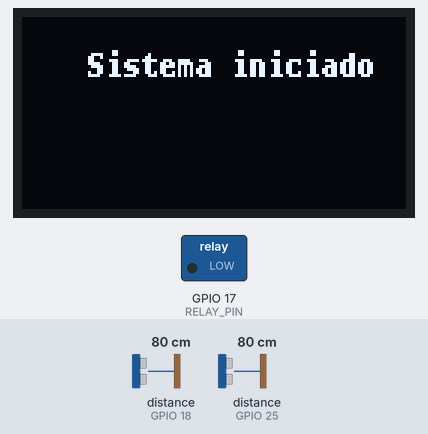
Recording of a program running on a simulated ESP32. Parts: 128×64 one-colour display, switched loads named in the program (green lamp = pin HIGH). Wiring (inferred from the names in the program): 2 × ultrasonic range finder: trigger GPIO 19, echo GPIO 18 / trigger GPIO 26, echo GPIO 25. The test bench sets the inputs (shaded band); at power-on: distance to the obstacle (sensors on GPIO 18, GPIO 25) 80 cm. The echo pulse lasts 58.3 µs per cm; WiFi joins after 1.5 s; servers stay silent unless stated; EEPROM starts erased; no MQTT or app messages arrive unless stated; pins used as bus, display or sensor lines are not drawn; what the program prints to the serial monitor is not drawn.

Above: at 2.1 s.
At 5.2 s:
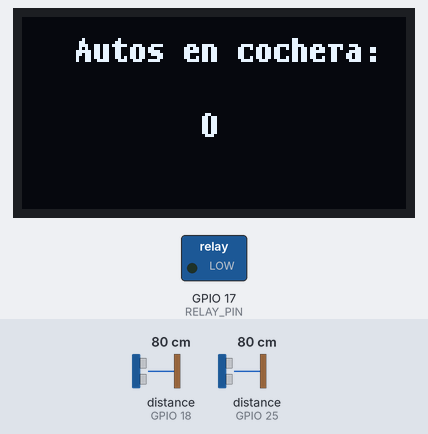
5.3 s: distance to the obstacle (sensor on GPIO 18) set to 23 cm
6.8 s: distance to the obstacle (sensor on GPIO 18) set to 19 cm
At 8.3 s:
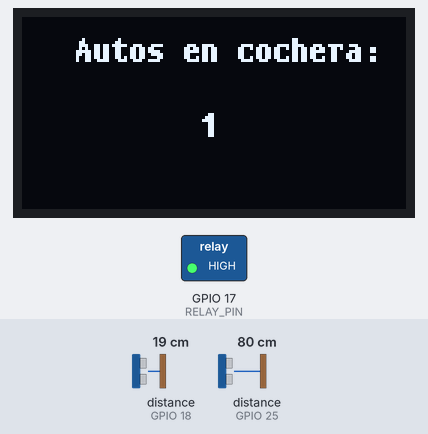
8.6 s: distance to the obstacle (sensor on GPIO 25) set to 2 cm
At 9.5 s:
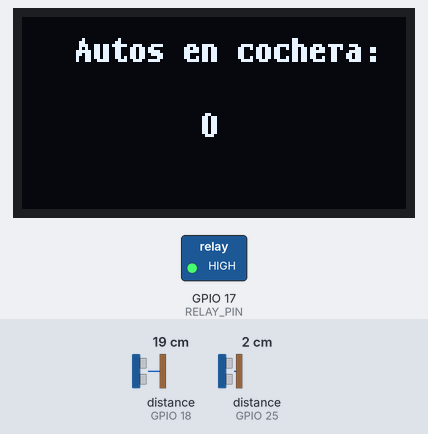
Timing chart, 0 to 11.6 s (numbered marks = the images above; inputs shaded):
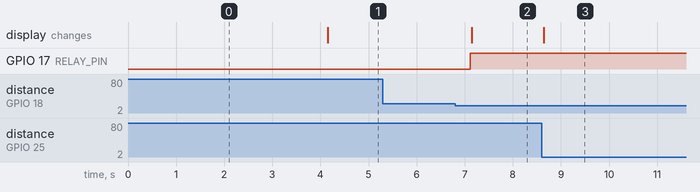

Measured:
- the behaviour switches between 22 and 21 cm on distance to the obstacle (sensor on GPIO 18) (found by bisection; images 1 and 2)
- after the input at 5.3 s, every drawn part: stays the same
- after the input at 6.8 s, GPIO 17 (RELAY_PIN): LOW → HIGH after 0.32 s; the display: changes after 0.35 s (image 2)
- after the input at 8.6 s, the display: changes at once (image 3)

The program:

main.cpp
```cpp
#include <Arduino.h>
#include "sensor_handler.h"
#include "config.h"
#include "wifi_manager.h"
#include "display_manager.h"
#include "FSM_sensor_manager.h"
#include "relay_manager.h"
#include "mqtt.h"
#include "publish.h"

Config config;
void setup() {
    Serial.begin(SERIAL_BAUDRATE);

    load_config();

    //--Initialize ultrasonic sensors
    initSensors();

    //--Initialize OLED Display
    initDisplay();

    //--initialize relay
    initrelay();

    //--Initialize WiFi
    initWiFi();

    //--Initialize mqtt protocol
    setupMQTT();

}

unsigned long lastStateChange = 0;

void loop() {

    //--Ensure WiFi stays connected
    handleWiFiConnection();

    //--Ensure MQTT stays connected
    handleMQTTConnection();

    //--Run the FSM
    FSM_sensor_run();
}
```

FSM_sensor_manager.h
```cpp
#ifndef _FSM_sensor_manager_h_
#define _FSM_sensor_manager_h_

//--Includes
#include "sensor_handler.h"
#include "display_manager.h"
#include "config.h"
#include "publish.h"
#include <Arduino.h>

//--Define system states
enum SystemState { IDLE, CHECK_ENTRY, CHECK_EXIT, UPDATE_DISPLAY, RELAY_CONTROL };

//--Declare the current state variable
extern SystemState currentState;

//--Function to initialize FSM
void initFSM_sensor();

//--Function to run FSM
void FSM_sensor_run();

//--Declaration of auxiliary functions
void processEntry();
void processExit();

#endif
```

display_manager.h
```cpp
#ifndef _display_manager_h_
#define _display_manager_h_

//--Includes
#include <U8g2lib.h>
#include <Wire.h>
#include "config.h"

void initDisplay();
void updateDisplay(int vehicleCount);

#endif
```

functions.h
```cpp
#ifndef _functions_h_
#define _functions_h_

//--Includes
#include <Arduino.h>
#include <ArduinoJson.h>
#include "config.h"
#include "persist.h"

#define TIMEOUT_SERIAL_CONFIG   10000
#define DEVICE_CONFIG           1
#define IRR_CONFIG              2

void conf_read(void);

#endif
```

mqtt.h
```cpp
#ifndef MQTT_H
#define MQTT_H

//--Includes
#include <Arduino.h>
#include <PubSubClient.h>
#include <WiFi.h>


extern WiFiClient espClient;
extern PubSubClient mqttClient;


void setupMQTT();
void reconnectMQTT();
void mqttCallback(char* topic, byte* payload, unsigned int length);
void handleMQTTConnection();

#endif
```

persist.h
```cpp
#ifndef _persist_h_
#define _persist_h_

//--Includes
#include <Preferences.h>
#include "config.h"
#include "functions.h"

//--Variables default values
#define DEFAULT_WIFI_SSID       "Fibertel598 2.4GHz"
#define DEFAULT_WIFI_PASSWORD   "00421413349"
#define DEFAULT_MAX_DISTANCE 20

void save_config(uint8_t name);
void load_config(void);


#endif
```

publish.h
```cpp
#ifndef PUBLISH_H
#define PUBLISH_H

//--Includes
#include "mqtt.h"


void publishvehicle_count(int vehicle_count);

#endif
```

relay_manager.h
```cpp
#ifndef _relay_manager_h
#define _relay_manager_h

//--Includes
#include "config.h"

void initrelay();

#endif
```

sensor_handler.h
```cpp
#ifndef _sensor_handler_h_
#define _sensor_handler_h_

//--Includes
#include <Arduino.h>
#include "config.h"
#include "display_manager.h"
#include "functions.h"
#include "persist.h"

#define VEHICLE_ENTRY 0
#define VEHICLE_EXIT  1

//--Functions for the initialization and control of the ultrasonic sensors
void initSensors();

//--Generalized function to check vehicle detection
bool checkVehicle(int trigPin, int echoPin, int sensorIndex);
long measureDistance(int trigPin, int echoPin);

#endif
```

wifi_manager.h
```cpp
#ifndef _wifi_manager_h_
#define _wifi_manager_h_

//--Includes
#include "persist.h"
#include "config.h"
#include "functions.h"
#include <WiFi.h>

void initWiFi();
bool isWiFiConnected();
void handleWiFiConnection();

#endif 
```

FSM_sensor_manager.cpp
```cpp
#include "FSM_sensor_manager.h"


//--Global variable for current state
SystemState currentState = IDLE;

//--System related variables
int vehicle_count = 0;
bool relay_active = false;
unsigned long relay_timer_start = 0;
const long interval = 500;        //--Interval between sensor readings (in ms)
#define RELAY_DURATION 120000    //--Relay duration in milliseconds

//--Initialize FSM
void initFSM_sensor() {
    currentState = IDLE;
}

//--Run FSM
void FSM_sensor_run() {
    unsigned long currentMillis = millis();
    static unsigned long lastStateChange = 0;

    switch (currentState) {
        case IDLE:
            if (currentMillis - lastStateChange >= interval) {
                currentState = CHECK_ENTRY;
                lastStateChange = currentMillis;
            }
            break;

        case CHECK_ENTRY:
            if (checkVehicle(TRIG_PIN1, ECHO_PIN1, VEHICLE_ENTRY)) {
                processEntry();
            }
            currentState = CHECK_EXIT;
            break;

        case CHECK_EXIT:
            if (checkVehicle(TRIG_PIN2, ECHO_PIN2, VEHICLE_EXIT)) {
                processExit();
            }
            currentState = UPDATE_DISPLAY;
            break;

        case UPDATE_DISPLAY:
            updateDisplay(vehicle_count);
            currentState = RELAY_CONTROL;
            break;

        case RELAY_CONTROL:
            if (relay_active && (millis() - relay_timer_start >= RELAY_DURATION)) {
                digitalWrite(RELAY_PIN, LOW);
                relay_active = false;
                Serial.println("Relay turned off after 2 minutes");
            }
            currentState = IDLE;
            break;
    }
}

//--Process vehicle entry
void processEntry() {
    vehicle_count++;
    Serial.println("Vehicle entered");
    digitalWrite(RELAY_PIN, HIGH);
    relay_active = true;
    relay_timer_start = millis();

    //--Publish updated vehicle count
    publishvehicle_count(vehicle_count);
}

//--Process vehicle exit
void processExit() {
    vehicle_count = max(0, vehicle_count - 1);
    Serial.println("Vehicle exited");

    //--Publish updated vehicle count
    publishvehicle_count(vehicle_count);
}
```

display_manager.cpp
```cpp
#include "display_manager.h"

//--Initialize the U8g2 object for SSD1306 displays in I2C mode
U8G2_SSD1306_128X64_NONAME_F_HW_I2C u8g2(U8G2_R0, /* reset=*/ U8X8_PIN_NONE);

void initDisplay() {
    u8g2.begin(); //--Initialize the display
    u8g2.clearBuffer(); //--Clear the buffer
    u8g2.setFont(u8g2_font_t0_11b_tf); //--Set the font
    u8g2.drawStr(22, 20, "Sistema iniciado"); //--Initial message
    u8g2.sendBuffer(); //--Send the buffer to the display
    delay(2000); //--Pause to visualize
    u8g2.clearBuffer();
}

void updateDisplay(int vehicleCount) {
    u8g2.clearBuffer(); //--Clear the previous content
    u8g2.setFont(u8g2_font_t0_11b_tf); //--Set the font

    //--Write text in the screen
    u8g2.drawStr(18, 15, "Autos en cochera:");
    u8g2.setCursor(60, 40);
    u8g2.print(vehicleCount); //--Display number of cars

    u8g2.sendBuffer(); //--Update screen
}
```

functions.cpp
```cpp
#include "functions.h"

extern Config config;

// Function to read configuration data from a JSON file via Serial communication
void conf_read(void) {
    // Create a JSON document to store the parsed data
    ArduinoJson::StaticJsonDocument<1024> parse_comm;
    const char *ssid;
    const char *ssid_pass;
    uint32_t st;

    Serial.println(F("Put json config file...")); // Prompt message to indicate waiting for JSON input
    st = millis(); // Store the current time for timeout handling

    // Wait for incoming JSON data over Serial within a defined timeout
    while (millis() - st < TIMEOUT_SERIAL_CONFIG) {
        if (Serial.available() > 0) { // Check if there is data available on Serial
            String comm = Serial.readStringUntil('\n'); // Read the incoming JSON string until a newline character
            Serial.println(comm); // Print the received JSON string

            // Attempt to parse the JSON string
            DeserializationError error = deserializeJson(parse_comm, comm);
            if (error) {
                Serial.print(F("Fail to parse Json file. ")); // Print error message if parsing fails
                Serial.println(error.f_str()); // Print the specific error
                break; // Exit loop if JSON parsing fails
            }

            // Check if the JSON contains the expected "device" key
            if (parse_comm.containsKey("device")) {
                ssid = parse_comm["device"]["ssid"]; // Extract SSID
                ssid_pass = parse_comm["device"]["ssid_pass"]; // Extract SSID password

                // Store the extracted values in the global configuration object
                config.ssid = ssid;
                config.ssid_pass = ssid_pass;

                // Save the updated configuration to a file or persistent storage
                save_config(DEVICE_CONFIG);
            }

            Serial.println(F("Configuration changed!")); // Confirm configuration update
            return; // Exit the function after processing the JSON data
        }

        delay(100); // Small delay to prevent excessive CPU usage
    }

    Serial.println(F("No json received. No changes.")); // Print message if no valid JSON is received within timeout
}
```

mqtt.cpp
```cpp
#include "mqtt.h"

// Initial configuration for MQTT connection

#define MQTT_SERVER "192.168.0.193"     // MQTT broker IP address
#define MQTT_PORT 1883                  // MQTT broker port
#define MQTT_USER "proyectoelectronicaII" // MQTT username
#define MQTT_PASSWORD "proyectoelectronicaII" // MQTT password

// Create a WiFi client instance for MQTT communication
WiFiClient espClient;
PubSubClient mqttClient(espClient);

// Variables to store received MQTT topics and messages
String topic_rpc_req;
String msg_rpc_req;

// Function to set up the MQTT client with server and callback function
void setupMQTT() {
    mqttClient.setServer(MQTT_SERVER, MQTT_PORT); // Set MQTT broker address and port
    mqttClient.setCallback(mqttCallback); // Set the callback function to handle received messages
}

// Function to reconnect to the MQTT broker if the connection is lost
void reconnectMQTT() {
    while (!mqttClient.connected()) { // Check if the client is not connected
        Serial.println("Try to connect to MQTT server"); // Print connection attempt message

        // Attempt to connect to the MQTT broker using the provided credentials
        if (mqttClient.connect("proyectoelectronicaII", MQTT_USER, MQTT_PASSWORD)) {
            Serial.println("Connected to MQTT server!"); // Print success message

            // Subscribe to the topic to receive commands from the broker
            mqttClient.subscribe("proyectoelectronicaII/commands");
        } else {
            delay(5000); // Wait before retrying the connection
        }
    }
}

// Callback function triggered when an MQTT message is received
void mqttCallback(char* topic, byte* payload, unsigned int length) {
    payload[length] = '\0'; // Ensure the payload is null-terminated

    // Store the received topic and message as strings
    topic_rpc_req = String((char*)topic);
    msg_rpc_req = String((char*)payload);

    // Debug messages to print received data
    Serial.print("[DEBUG RPC] Topic received: "); Serial.println(topic_rpc_req);
    Serial.print("[DEBUG RPC] Message received: "); Serial.println(msg_rpc_req);
}

// Function to maintain the MQTT connection and process incoming messages
void handleMQTTConnection() {
    if (!mqttClient.connected()) { // Check if MQTT connection is active
        reconnectMQTT(); // Attempt to reconnect if disconnected
    }
    mqttClient.loop(); // Process incoming messages and maintain connection
}
```

persist.cpp
```cpp
#include "persist.h"

// Create an instance of Preferences to handle persistent storage
Preferences persist;

// External configuration structure
extern Config config;

// Function to save configuration data into persistent storage
void save_config(uint8_t name) {
    switch(name) {
        case DEVICE_CONFIG:
            persist.begin("config"); // Open the storage area
            persist.putString("ssid", config.ssid); // Store WiFi SSID
            persist.putString("ssid_pass", config.ssid_pass); // Store WiFi password
            persist.putInt("max_distance", config.max_distance); // Store max distance setting
            persist.end(); // Close the storage area
            break;
        case IRR_CONFIG:
            persist.begin("config"); // Open the storage area
            persist.end(); // Close the storage area without changes
    }

    // Print stored configuration values for verification
    Serial.println("Config saved:");
    Serial.println(config.ssid);
    Serial.println(config.ssid_pass);
    Serial.println(config.max_distance);
}

// Function to load configuration data from persistent storage
void load_config(void) {
    // Open the storage area
    persist.begin("config");

    // Retrieve stored values, using defaults if they are not found
    config.ssid = persist.getString("ssid", DEFAULT_WIFI_SSID);
    config.ssid_pass = persist.getString("ssid_pass", DEFAULT_WIFI_PASSWORD);
    config.max_distance = persist.getInt("max_distance", DEFAULT_MAX_DISTANCE);

    // Close the storage area
    persist.end();

    // Print loaded configuration values for verification
    Serial.println("Config read:");
    Serial.print("SSID: ");
    Serial.println(config.ssid);
    Serial.print("SSID Password: ");
    Serial.println(config.ssid_pass);
    Serial.print("Max Distance: ");
    Serial.println(config.max_distance);
}
```

publish.cpp
```cpp
#include "publish.h"

// Function to publish the vehicle count to the MQTT broker
void publishvehicle_count(int vehicle_count) {
    // Convert the integer vehicle count to a string
    String payload = String(vehicle_count);

    // Publish the payload to the specified MQTT topic
    if (mqttClient.publish("proyectoelectronicaII/vehicleCount", payload.c_str())) {
        Serial.println("Publish successful"); // Confirm successful publishing
    } else {
        Serial.println("Publish not successful"); // Notify if publishing fails
    }
}
```

relay_manager.cpp
```cpp
#include "relay_manager.h"

//--Initialize the pins for the relay
void initrelay() {
    pinMode(RELAY_PIN, OUTPUT);       // Set the relay pin as an output
    digitalWrite(RELAY_PIN, LOW);     // Turn off the relay at startup
}
```

sensor_handler.cpp
```cpp
#include "sensor_handler.h"

extern Config config;

//--Define thresholds and constants
#define DETECTION_THRESHOLD 100 //--Threshold in cm to detect an object
#define NO_OBJECT -1           //--Value when no object is detected

//--Define relay activation time
#define RELAY_DURATION 120000 //--2 minutes en miliseconds

//--Variables to store the current and previous state of sensors
bool sensorActive[] = {false, false}; //--States for both sensors

//--Initialize the pins for the ultrasonic sensors
void initSensors() {
    pinMode(TRIG_PIN1, OUTPUT);
    pinMode(ECHO_PIN1, INPUT);
    pinMode(TRIG_PIN2, OUTPUT);
    pinMode(ECHO_PIN2, INPUT);
}

//--Measure the distance using ultrasonic sensors
long measureDistance(int trigPin, int echoPin) {
    digitalWrite(trigPin, LOW);
    delayMicroseconds(2);
    digitalWrite(trigPin, HIGH);
    delayMicroseconds(10);
    digitalWrite(trigPin, LOW);

    long duration = pulseIn(echoPin, HIGH, 30000); //--Timeout of 30 ms
    if (duration == 0) {
        return NO_OBJECT; //--No response from sensor
    }

    long distance = (duration / 2) * 0.0343; //--Calculate distance in cm
    if (distance > config.max_distance) {
        return NO_OBJECT; //--Distance out of range
    }

    return distance;
}

//--Generalized function to check vehicle entry or exit
bool checkVehicle(int trigPin, int echoPin, int sensorIndex) {
    long distance = measureDistance(trigPin, echoPin);

    if (distance < DETECTION_THRESHOLD && distance != NO_OBJECT) {
        if (!sensorActive[sensorIndex]) {
            sensorActive[sensorIndex] = true;
            return true;
        }
    } else {
        sensorActive[sensorIndex] = false;
    }

    return false;
}
```

wifi_manager.cpp
```cpp
#include "wifi_manager.h"

#define WIFI_TIMEOUT 20000 // Maximum time to attempt connection (in milliseconds)

extern Config config;

// Function to initialize WiFi connection
void initWiFi() {
    WiFi.begin(config.ssid.c_str(), config.ssid_pass.c_str()); // Start WiFi connection with stored credentials

    unsigned long startAttemptTime = millis(); // Record the start time of the connection attempt

    // Try to connect within the defined timeout
    while (WiFi.status() != WL_CONNECTED && millis() - startAttemptTime < WIFI_TIMEOUT) {
        delay(1000);
        Serial.println("Connecting to WiFi..."); // Print connection attempt message
    }

    // Check if the connection was successful
    if (WiFi.status() == WL_CONNECTED) {
        Serial.println("WiFi connected."); // Confirm connection
        Serial.print("IP Address: ");
        Serial.println(WiFi.localIP()); // Display the assigned IP address
    } else {
        Serial.println("Failed to connect to WiFi."); // Notify if connection attempt failed
    }
}

// Function to check if WiFi is connected
bool isWiFiConnected() {
    return WiFi.status() == WL_CONNECTED;
}

// Function to handle WiFi reconnection if disconnected
void handleWiFiConnection() {
    if (!isWiFiConnected()) { // If WiFi is not connected
        Serial.println("WiFi disconnected. Attempting to reconnect...");
        initWiFi(); // Attempt to reconnect
    }
}
```

config.h
```cpp
#ifndef _config_h_
#define _config_h_

//--Includes
#include <Arduino.h>

//--Ultrasonic sensors
#define TRIG_PIN2 26  //--Exit sensor (TRIG)
#define ECHO_PIN2 25 //--Exit sensor (ECHO)
#define TRIG_PIN1 19 //--Entry sensor (TRIG)
#define ECHO_PIN1 18 //--Entry sensor (ECHO)

//--Relay (light control)
#define RELAY_PIN 17

//--OLED Display (I2C)
#define SDA_PIN 21 //--Pin SDA
#define SCL_PIN 22 //--Pin SCL

//--Hardware PINS definitions
#define ONBOARD_LED_PIN             2

//--Software constants
#define SERIAL_BAUDRATE             115200

//--Structures
struct Config {
  String ssid;
  String ssid_pass;
  int max_distance;
};


#endif 
```
